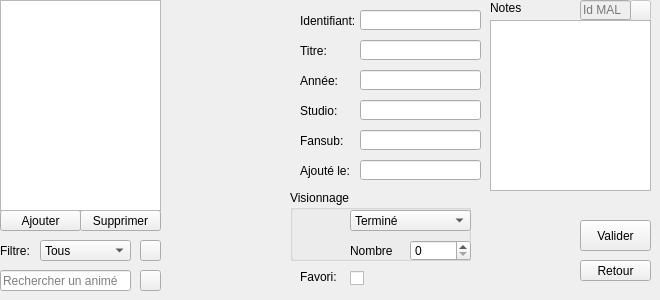
    <widget class="QWidget" name="liste">
     <attribute name="icon">
      <iconset>
       <normaloff>ressources/icons/application-view-list.ico</normaloff>ressources/icons/application-view-list.ico</iconset>
     </attribute>
     <attribute name="title">
      <string>Liste des séries</string>
     </attribute>
     <widget class="QLabel" name="label_2">
      <property name="geometry">
       <rect>
        <x>300</x>
        <y>40</y>
        <width>41</width>
        <height>21</height>
       </rect>
      </property>
      <property name="text">
       <string>Titre:</string>
      </property>
     </widget>
     <widget class="QPushButton" name="boutonAnnuler">
      <property name="geometry">
       <rect>
        <x>580</x>
        <y>260</y>
        <width>71</width>
        <height>21</height>
       </rect>
      </property>
      <property name="toolTip">
       <string>Annule les informations saisies</string>
      </property>
      <property name="text">
       <string>Retour</string>
      </property>
      <property name="icon">
       <iconset>
        <normaloff>ressources/icons/edit-delete-5.ico</normaloff>ressources/icons/edit-delete-5.ico</iconset>
      </property>
     </widget>
     <widget class="QLabel" name="label_3">
      <property name="geometry">
       <rect>
        <x>300</x>
        <y>70</y>
        <width>41</width>
        <height>21</height>
       </rect>
      </property>
      <property name="text">
       <string>Année:</string>
      </property>
     </widget>
     <widget class="QLabel" name="label_6">
      <property name="geometry">
       <rect>
        <x>300</x>
        <y>130</y>
        <width>51</width>
        <height>21</height>
       </rect>
      </property>
      <property name="text">
       <string>Fansub:</string>
      </property>
     </widget>
     <widget class="QLineEdit" name="fansubEntry">
      <property name="geometry">
       <rect>
        <x>360</x>
        <y>130</y>
        <width>121</width>
        <height>20</height>
       </rect>
      </property>
     </widget>
     <widget class="QLineEdit" name="studioEntry">
      <property name="geometry">
       <rect>
        <x>360</x>
        <y>100</y>
        <width>121</width>
        <height>20</height>
       </rect>
      </property>
     </widget>
     <widget class="QLineEdit" name="anneeEntry">
      <property name="geometry">
       <rect>
        <x>360</x>
        <y>70</y>
        <width>121</width>
        <height>20</height>
       </rect>
      </property>
     </widget>
     <widget class="QLineEdit" name="titreEntry">
      <property name="geometry">
       <rect>
        <x>360</x>
        <y>40</y>
        <width>121</width>
        <height>20</height>
       </rect>
      </property>
      <property name="layoutDirection">
       <enum>Qt::RightToLeft</enum>
      </property>
     </widget>
     <widget class="QLineEdit" name="idEntry">
      <property name="geometry">
       <rect>
        <x>360</x>
        <y>10</y>
        <width>121</width>
        <height>20</height>
       </rect>
      </property>
      <property name="inputMethodHints">
       <set>Qt::ImhDigitsOnly</set>
      </property>
     </widget>
     <widget class="QPushButton" name="boutonEnregistrer">
      <property name="geometry">
       <rect>
        <x>580</x>
        <y>220</y>
        <width>71</width>
        <height>31</height>
       </rect>
      </property>
      <property name="toolTip">
       <string>Enregistre les informations sur l'animé en cours</string>
      </property>
      <property name="text">
       <string>Valider</string>
      </property>
      <property name="icon">
       <iconset>
        <normaloff>ressources/icons/document-export.ico</normaloff>ressources/icons/document-export.ico</iconset>
      </property>
     </widget>
     <widget class="QLabel" name="label">
      <property name="geometry">
       <rect>
        <x>300</x>
        <y>10</y>
        <width>61</width>
        <height>21</height>
       </rect>
      </property>
      <property name="text">
       <string>Identifiant:</string>
      </property>
     </widget>
     <widget class="QLabel" name="label_4">
      <property name="geometry">
       <rect>
        <x>300</x>
        <y>100</y>
        <width>41</width>
        <height>21</height>
       </rect>
      </property>
      <property name="text">
       <string>Studio:</string>
      </property>
     </widget>
     <widget class="QGroupBox" name="groupBox">
      <property name="geometry">
       <rect>
        <x>290</x>
        <y>190</y>
        <width>181</width>
        <height>71</height>
       </rect>
      </property>
      <property name="title">
       <string>Visionnage</string>
      </property>
      <widget class="QSpinBox" name="spinBox">
       <property name="geometry">
        <rect>
         <x>120</x>
         <y>50</y>
         <width>61</width>
         <height>21</height>
        </rect>
       </property>
       <property name="toolTip">
        <string>Indiquer le nombre de fois que vous avez regardé cet animé</string>
       </property>
      </widget>
      <widget class="QLabel" name="label_9">
       <property name="geometry">
        <rect>
         <x>60</x>
         <y>50</y>
         <width>51</width>
         <height>21</height>
        </rect>
       </property>
       <property name="text">
        <string>Nombre</string>
       </property>
      </widget>
      <widget class="QComboBox" name="comboBoxEtatVisionnage">
       <property name="geometry">
        <rect>
         <x>60</x>
         <y>20</y>
         <width>121</width>
         <height>21</height>
        </rect>
       </property>
       <item>
        <property name="text">
         <string>Terminé</string>
        </property>
        <property name="icon">
         <iconset>
          <normaloff>ressources/icons/tick.ico</normaloff>ressources/icons/tick.ico</iconset>
        </property>
       </item>
       <item>
        <property name="text">
         <string>En cours</string>
        </property>
        <property name="icon">
         <iconset>
          <normaloff>ressources/icons/media-playback-start-3.ico</normaloff>ressources/icons/media-playback-start-3.ico</iconset>
        </property>
       </item>
       <item>
        <property name="text">
         <string>A voir</string>
        </property>
        <property name="icon">
         <iconset>
          <normaloff>ressources/icons/appointment-soon.ico</normaloff>ressources/icons/appointment-soon.ico</iconset>
        </property>
       </item>
       <item>
        <property name="text">
         <string>Indéfini</string>
        </property>
        <property name="icon">
         <iconset>
          <normaloff>ressources/icons/help-about.ico</normaloff>ressources/icons/help-about.ico</iconset>
        </property>
       </item>
      </widget>
     </widget>
     <widget class="QLineEdit" name="rechercheEntry">
      <property name="geometry">
       <rect>
        <x>0</x>
        <y>270</y>
        <width>131</width>
        <height>21</height>
       </rect>
      </property>
      <property name="toolTip">
       <string>Taper un titre pour le rechercher dans votre collection</string>
      </property>
      <property name="inputMethodHints">
       <set>Qt::ImhDigitsOnly</set>
      </property>
      <property name="frame">
       <bool>true</bool>
      </property>
      <property name="placeholderText">
       <string>Rechercher un animé</string>
      </property>
     </widget>
     <widget class="QPushButton" name="rechercheViderBoutton">
      <property name="geometry">
       <rect>
        <x>140</x>
        <y>270</y>
        <width>21</width>
        <height>21</height>
       </rect>
      </property>
      <property name="toolTip">
       <string>Reinitalise la liste et la zone de recherche</string>
      </property>
      <property name="text">
       <string/>
      </property>
      <property name="icon">
       <iconset>
        <normaloff>ressources/icons/edit-clear-2.ico</normaloff>ressources/icons/edit-clear-2.ico</iconset>
      </property>
     </widget>
     <widget class="QLabel" name="label_5">
      <property name="geometry">
       <rect>
        <x>170</x>
        <y>10</y>
        <width>121</width>
        <height>181</height>
       </rect>
      </property>
      <property name="frameShape">
       <enum>QFrame::NoFrame</enum>
      </property>
      <property name="text">
       <string/>
      </property>
     </widget>
     <widget class="QLabel" name="label_23">
      <property name="geometry">
       <rect>
        <x>490</x>
        <y>0</y>
        <width>41</width>
        <height>16</height>
       </rect>
      </property>
      <property name="text">
       <string>Notes</string>
      </property>
     </widget>
     <widget class="QPushButton" name="boutonCompleter">
      <property name="enabled">
       <bool>false</bool>
      </property>
      <property name="geometry">
       <rect>
        <x>630</x>
        <y>0</y>
        <width>21</width>
        <height>21</height>
       </rect>
      </property>
      <property name="toolTip">
       <string>Compléter les différentes informations grâce a un service en ligne</string>
      </property>
      <property name="text">
       <string/>
      </property>
      <property name="icon">
       <iconset>
        <normaloff>ressources/icons/go-next-5.ico</normaloff>ressources/icons/go-next-5.ico</iconset>
      </property>
     </widget>
     <widget class="QLineEdit" name="malEntry">
      <property name="enabled">
       <bool>false</bool>
      </property>
      <property name="geometry">
       <rect>
        <x>580</x>
        <y>0</y>
        <width>51</width>
        <height>20</height>
       </rect>
      </property>
      <property name="inputMethodHints">
       <set>Qt::ImhNone</set>
      </property>
      <property name="text">
       <string/>
      </property>
      <property name="placeholderText">
       <string>Id MAL</string>
      </property>
     </widget>
     <widget class="QTextEdit" name="notesEntry">
      <property name="geometry">
       <rect>
        <x>490</x>
        <y>20</y>
        <width>161</width>
        <height>171</height>
       </rect>
      </property>
      <property name="toolTip">
       <string>Entrez ici vos impressions ou ce que vous voulez !</string>
      </property>
     </widget>
     <widget class="QPushButton" name="boutonAjouterAnime">
      <property name="geometry">
       <rect>
        <x>0</x>
        <y>210</y>
        <width>81</width>
        <height>21</height>
       </rect>
      </property>
      <property name="toolTip">
       <string>Permet d'ajouter un nouvel animé</string>
      </property>
      <property name="text">
       <string>Ajouter</string>
      </property>
      <property name="icon">
       <iconset>
        <normaloff>ressources/icons/edit-add-4.ico</normaloff>ressources/icons/edit-add-4.ico</iconset>
      </property>
      <property name="flat">
       <bool>false</bool>
      </property>
     </widget>
     <widget class="QPushButton" name="boutonSupprimerAnime">
      <property name="geometry">
       <rect>
        <x>80</x>
        <y>210</y>
        <width>81</width>
        <height>21</height>
       </rect>
      </property>
      <property name="toolTip">
       <string>Permet de suppimer un animé</string>
      </property>
      <property name="text">
       <string>Supprimer</string>
      </property>
      <property name="icon">
       <iconset>
        <normaloff>ressources/icons/edit-delete-5.ico</normaloff>ressources/icons/edit-delete-5.ico</iconset>
      </property>
     </widget>
     <widget class="QLabel" name="label_12">
      <property name="geometry">
       <rect>
        <x>300</x>
        <y>160</y>
        <width>71</width>
        <height>21</height>
       </rect>
      </property>
      <property name="text">
       <string>Ajouté le:</string>
      </property>
     </widget>
     <widget class="QLineEdit" name="ajoutEntry">
      <property name="geometry">
       <rect>
        <x>360</x>
        <y>160</y>
        <width>121</width>
        <height>20</height>
       </rect>
      </property>
      <property name="inputMethodHints">
       <set>Qt::ImhDigitsOnly</set>
      </property>
      <property name="text">
       <string/>
      </property>
     </widget>
     <widget class="QTableWidget" name="table">
      <property name="geometry">
       <rect>
        <x>0</x>
        <y>0</y>
        <width>161</width>
        <height>211</height>
       </rect>
      </property>
      <property name="editTriggers">
       <set>QAbstractItemView::NoEditTriggers</set>
      </property>
      <property name="selectionMode">
       <enum>QAbstractItemView::SingleSelection</enum>
      </property>
      <property name="selectionBehavior">
       <enum>QAbstractItemView::SelectItems</enum>
      </property>
      <attribute name="horizontalHeaderDefaultSectionSize">
       <number>30</number>
      </attribute>
      <attribute name="horizontalHeaderStretchLastSection">
       <bool>true</bool>
      </attribute>
      <attribute name="verticalHeaderVisible">
       <bool>false</bool>
      </attribute>
      <attribute name="verticalHeaderDefaultSectionSize">
       <number>15</number>
      </attribute>
      <attribute name="verticalHeaderMinimumSectionSize">
       <number>15</number>
      </attribute>
     </widget>
     <widget class="QPushButton" name="rechercheLancer">
      <property name="geometry">
       <rect>
        <x>140</x>
        <y>240</y>
        <width>21</width>
        <height>21</height>
       </rect>
      </property>
      <property name="toolTip">
       <string>Affiche les animés à voir</string>
      </property>
      <property name="statusTip">
       <string/>
      </property>
      <property name="text">
       <string/>
      </property>
      <property name="icon">
       <iconset>
        <normaloff>ressources/icons/system-search-5.ico</normaloff>ressources/icons/system-search-5.ico</iconset>
      </property>
     </widget>
     <widget class="QComboBox" name="comboBoxFiltreRecherche">
      <property name="geometry">
       <rect>
        <x>40</x>
        <y>240</y>
        <width>91</width>
        <height>21</height>
       </rect>
      </property>
      <item>
       <property name="text">
        <string>Tous</string>
       </property>
       <property name="icon">
        <iconset>
         <normaloff>ressources/icons/dialog-information-2.ico</normaloff>ressources/icons/dialog-information-2.ico</iconset>
       </property>
      </item>
      <item>
       <property name="text">
        <string>Favoris</string>
       </property>
       <property name="icon">
        <iconset>
         <normaloff>ressources/icons/favorites.ico</normaloff>ressources/icons/favorites.ico</iconset>
       </property>
      </item>
      <item>
       <property name="text">
        <string>A voir</string>
       </property>
       <property name="icon">
        <iconset>
         <normaloff>ressources/icons/appointment-soon.ico</normaloff>ressources/icons/appointment-soon.ico</iconset>
       </property>
      </item>
     </widget>
     <widget class="QLabel" name="label_15">
      <property name="geometry">
       <rect>
        <x>0</x>
        <y>240</y>
        <width>41</width>
        <height>21</height>
       </rect>
      </property>
      <property name="text">
       <string>Filtre:</string>
      </property>
     </widget>
     <widget class="QCheckBox" name="checkBoxFavoris">
      <property name="geometry">
       <rect>
        <x>350</x>
        <y>270</y>
        <width>21</width>
        <height>17</height>
       </rect>
      </property>
      <property name="text">
       <string/>
      </property>
     </widget>
     <widget class="QLabel" name="label_7">
      <property name="geometry">
       <rect>
        <x>300</x>
        <y>270</y>
        <width>46</width>
        <height>13</height>
       </rect>
      </property>
      <property name="text">
       <string>Favori:</string>
      </property>
     </widget>
    </widget>
